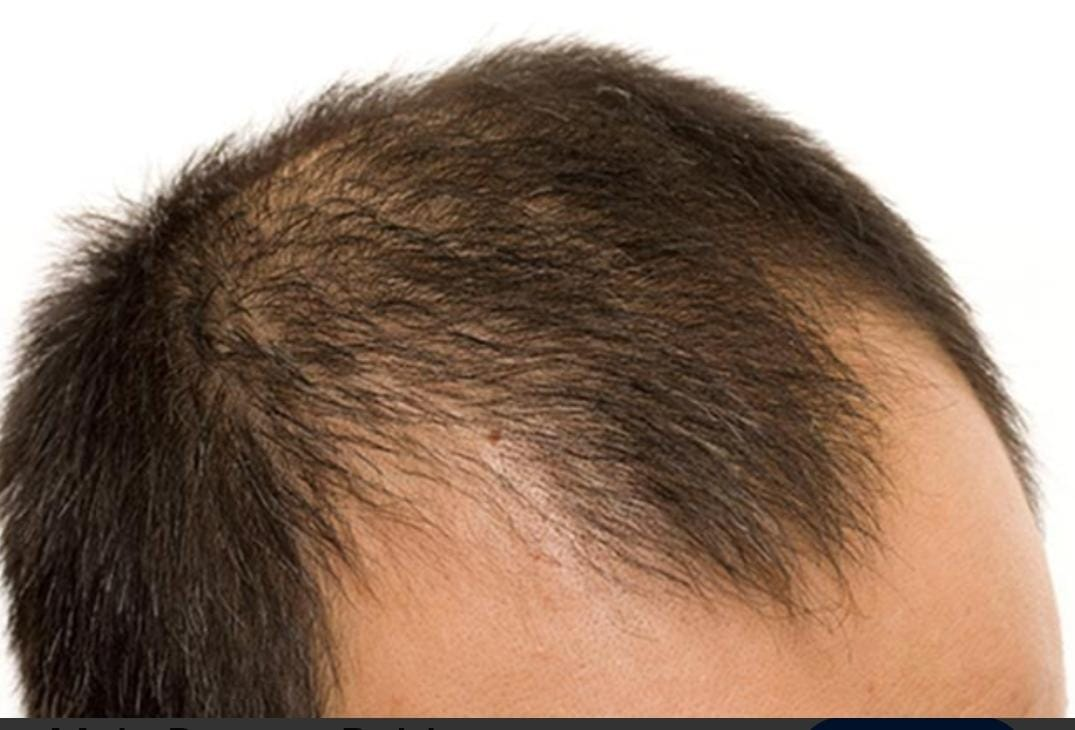
#> input picture media/scans/2026/09/WhatsApp_Image_2026-09-18_at_9.14.58_PM.jpeg, 1075 x 730 px
$ python -i trichometry_engine.py   (imports and definitions only)
#> lines starting #> are read from the running program, lines starting #| are printed output that depends on the picture; after the words box and inside, x2 and y2 are one past the last pixel; in counts of white or black regions, pixels touching at a corner belong together
"""
trichometry_engine.py
Clinical computer vision module for objective scalp and hair quantitative metrics:
1. Flakiness & White Scaly Skin Index (0-100%)
2. Scalp Erythema / Redness Index (0-100%)
3. Scalp Exposure / Hair Density Ratio (0-100%)
4. Composite Scalp Health Score (0-100)
5. Clinical Severity Staging & Targeted Active Ingredients
"""

import numpy as np
from PIL import Image

ACTIVE_INGREDIENTS = {
    "psoriasis": {
        "title": "Scalp Psoriasis Management",
        "ingredients": [
            {"name": "Salicylic Acid (3% - 6%)", "role": "Keratolytic agent to soften and remove thick silvery adherent scales"},
            {"name": "Coal Tar Solution (1% - 5%)", "role": "Suppresses epidermal hyperproliferation and relieves scalp itching"},
            {"name": "Topical Corticosteroids (Clobetasol / Betamethasone)", "role": "Potent anti-inflammatory to resolve acute erythema plaques"},
            {"name": "Calcipotriol (Vitamin D3 analog)", "role": "Normalizes keratinocyte differentiation without steroid skin thinning"}
        ],
        "wash_routine": "Medicated shampoo 2-3x per week; leave lather on scalp for 5-7 minutes before rinsing.",
        "avoid": "Physical aggressive scratching or fine-toothed scraping which triggers the Koebner phenomenon (new lesions at trauma sites)."
    },
    "seborrheic_dermatitis": {
        "title": "Seborrheic Dermatitis & Scale Control",
        "ingredients": [
            {"name": "Ketoconazole 2%", "role": "Broad-spectrum antifungal targeting Malassezia yeast colonization"},
            {"name": "Zinc Pyrithione / Selenium Sulfide 1%", "role": "Reduces sebum secretion rate and epidermal flaking"},
            {"name": "Ciclopirox Olamine 1%", "role": "Dual anti-inflammatory and fungicidal action"},
            {"name": "Mild Topical Hydrocortisone 1%", "role": "Short-term relief for intense scalp itching and redness"}
        ],
        "wash_routine": "Alternate between Ketoconazole and Zinc Pyrithione shampoos every other day during active flare-ups.",
        "avoid": "Heavy occlusive hair oils or greases (e.g. pure coconut or castor oil) which fuel Malassezia yeast proliferation."
    },
    "dandruff": {
        "title": "Anti-Dandruff Flake Control",
        "ingredients": [
            {"name": "Zinc Pyrithione (1% - 2%)", "role": "Standard first-line anti-dandruff antimicrobial"},
            {"name": "Piroctone Olamine", "role": "Gentle antifungal and soothing agent for dry flaking"},
            {"name": "Salicylic Acid (2%)", "role": "Exfoliates loose flakes along hair partings"}
        ],
        "wash_routine": "Lather 3 times weekly; rinse thoroughly with lukewarm water.",
        "avoid": "Very hot water showers and alcohol-heavy hair styling gels that dry out scalp epidermis."
    },
    "folliculitis": {
        "title": "Folliculitis & Antimicrobial Regimen",
        "ingredients": [
            {"name": "Benzoyl Peroxide Wash (5%)", "role": "Reduces follicular bacterial load (Staphylococcus)"},
            {"name": "Chlorhexidine Gluconate Scalp Cleanser", "role": "Broad-spectrum medical antiseptic wash"},
            {"name": "Topical Clindamycin / Erythromycin", "role": "Targeted antibiotic for inflamed follicular pustules"}
        ],
        "wash_routine": "Gentle antiseptic lather once daily during acute breakouts; do not pop pustules.",
        "avoid": "Heavy pomades, sharing razors or clippers, and tight non-breathable caps."
    },
    "folliculitis_decalvans": {
        "title": "Urgent Cicatricial Care",
        "ingredients": [
            {"name": "Oral Rifampicin + Clindamycin", "role": "Standard gold-standard combination prescribed by specialists"},
            {"name": "Antiseptic Chlorhexidine Scalp Solution", "role": "Topical maintenance between medical treatments"}
        ],
        "wash_routine": "Daily gentle antiseptic wash under dermatologist supervision.",
        "avoid": "Delays in treatment; this condition causes permanent irreversible follicle scarring."
    },
    "alopecia_areata": {
        "title": "Alopecia Areata Support",
        "ingredients": [
            {"name": "Intralesional Triamcinolone Acetonide", "role": "Dermatologist-administered localized immunotherapy"},
            {"name": "Topical Minoxidil 5%", "role": "Stimulates hair follicle anagen phase regrowth"},
            {"name": "Topical JAK Inhibitors", "role": "Cutting-edge targeted autoimmune cytokine suppression"}
        ],
        "wash_routine": "Sulfate-free mild nourishing shampoo daily or every other day.",
        "avoid": "Harsh chemical straightening, chemical bleaches, or traction tension."
    },
    "androgenetic_alopecia": {
        "title": "Pattern Thinning Regimen",
        "ingredients": [
            {"name": "Topical Minoxidil 5%", "role": "Vasodilator promoting follicular caliber and density"},
            {"name": "Oral Finasteride / Dutasteride", "role": "Inhibits 5-alpha reductase conversion to DHT (physician prescribed)"},
            {"name": "Ketoconazole 2% Shampoo", "role": "Mild anti-androgenic effect and scalp sebum control"}
        ],
        "wash_routine": "Apply Minoxidil twice daily to clean, dry scalp continuously.",
        "avoid": "Stopping Minoxidil abruptly once started, as regrown hair will shed."
    },
    "telogen_effluvium": {
        "title": "Telogen Effluvium Recovery",
        "ingredients": [
            {"name": "Nutritional Repletion (Iron, Ferritin, Vitamin D, Zinc)", "role": "Corrects underlying metabolic hair shedding triggers"},
            {"name": "Gentle Peptide Scalp Serums", "role": "Nourishes anagen hair matrix during shedding recovery"}
        ],
        "wash_routine": "Gentle washing 2-3 times per week; comb gently with wide-tooth comb.",
        "avoid": "Aggressive brushing, extreme calorie-restriction diets, and severe emotional stressors."
    },
    "tinea_capitis": {
        "title": "Fungal Tinea Capitis Protocol",
        "ingredients": [
            {"name": "Oral Griseofulvin or Terbinafine", "role": "Mandatory systemic antifungal to reach the hair follicle root"},
            {"name": "Ketoconazole 2% / Selenium Sulfide 2.5% Shampoo", "role": "Reduces fungal spore shedding to prevent spreading"}
        ],
        "wash_routine": "Use antifungal shampoo 2-3 times weekly alongside prescription oral tablets.",
        "avoid": "Topical-only treatment (ineffective for scalp tinea) and sharing combs or towels."
    },
    "pediculosis_capitis": {
        "title": "Pediculicide Eradication",
        "ingredients": [
            {"name": "Dimethicone 4% Lotion", "role": "Suffocates adult lice and nymphs without chemical pesticide resistance"},
            {"name": "Permethrin 1% Cream Rinse", "role": "Neurotoxic pediculicide targeting active parasites"}
        ],
        "wash_routine": "Apply to dry hair, wait full contact time, then meticulously wet-comb with metal nit comb.",
        "avoid": "Skipping repeat treatment at Day 9 (needed to kill newly hatched nits)."
    },
    "lichen_planopilaris": {
        "title": "Cicatricial Lichenoid Care",
        "ingredients": [
            {"name": "Superpotent Topical Steroid (Clobetasol Propionate)", "role": "Halt lymphocytic follicle destruction"},
            {"name": "Hydroxychloroquine (Systemic)", "role": "Immunomodulatory therapy prescribed by dermatologist"}
        ],
        "wash_routine": "Hypoallergenic, fragrance-free gentle shampoo.",
        "avoid": "Scalp friction, irritating botanical oils, and thermal hair styling."
    },
    "traction_alopecia": {
        "title": "Mechanical Hairline Restoration",
        "ingredients": [
            {"name": "Hairstyle De-Tensioning", "role": "Immediate relief of mechanical strain on marginal follicles"},
            {"name": "Topical Minoxidil 5%", "role": "Stimulates revival of early-stage stressed follicles"}
        ],
        "wash_routine": "Gentle cleansing without pulling or high-tension brushing.",
        "avoid": "Tight braids, weaves, heavy dreadlocks, high ponytails, or chemical hair relaxers."
    },
    "trichotillomania": {
        "title": "Trichotillomania Behavioral Support",
        "ingredients": [
            {"name": "Habit Reversal Training (HRT)", "role": "Clinical behavioral therapy technique to intercept pulling urges"},
            {"name": "Scalp Barrier Creams & Fingertip Protectors", "role": "Reduces sensory urge during vulnerable evening periods"}
        ],
        "wash_routine": "Cool soothing washes with aloe vera and chamomile extracts.",
        "avoid": "Self-punishment or guilt; this is a recognized neurobehavioral impulse condition."
    },
    "contact_dermatitis": {
        "title": "Allergen Elimination & Soothing",
        "ingredients": [
            {"name": "Topical Hydrocortisone 1% or Desonide", "role": "Relieves acute weeping, edema, and itching"},
            {"name": "Cool Saline Compresses", "role": "Soothes hot, inflamed epidermal skin barrier"}
        ],
        "wash_routine": "Rinse thoroughly with tepid water and fragrance-free medical wash.",
        "avoid": "Hair dyes containing p-Phenylenediamine (PPD), sulfates, and synthetic perfumes."
    },
    "normal_healthy_scalp": {
        "title": "Physiological Scalp Maintenance",
        "ingredients": [
            {"name": "Balanced pH (5.5) Cleanser", "role": "Preserves natural scalp acid mantle and microbiome"},
            {"name": "Mild Botanical Antioxidants", "role": "Maintains optimal follicular hydration"}
        ],
        "wash_routine": "Wash 2-4 times weekly depending on sebum production.",
        "avoid": "Over-washing with harsh clarifying shampoos that strip natural lipid barriers."
    }
}

def analyze_scalp_metrics(pil_image):
    """
    Computes objective quantitative computer vision metrics on the scalp image.
    Returns dictionary with:
      - flakiness_pct (0.0 - 100.0)
      - erythema_pct (0.0 - 100.0)
      - scalp_exposure_pct (0.0 - 100.0)
      - health_score (0.0 - 100.0)
      - severity_stage ("Mild", "Moderate", "Severe")
      - flakiness_badge ("Low / Clean", "Moderate Flaking", "Severe Scaling & Plaques")
      - erythema_badge ("Normal / Pale", "Mild Redness", "Severe Inflammation")
    """
    img = pil_image.convert("RGB").resize((300, 300))
    arr = np.array(img).astype(float)

    r = arr[:, :, 0]
    g = arr[:, :, 1]
    b = arr[:, :, 2]

    # 1. Brightness & Color Saturation
    brightness = (r + g + b) / 3.0
    max_c = np.maximum(np.maximum(r, g), b)
    min_c = np.minimum(np.minimum(r, g), b)
    saturation = (max_c - min_c) / (max_c + 1e-5)

    # Specular Flash Glare Mask:
    # Camera flash directly reflecting off skin/sebum creates blown-out, desaturated highlights
    glare_mask = ((brightness > 215) & (saturation < 0.22)) | ((r > 235) & (g > 220) & (b > 210))

    # 2. White Scaly Skin / Flakiness Detection:
    # Characterized by high brightness (> 145) and low-to-moderate saturation (< 0.38)
    # on hair and scalp parting regions, strictly excluding specular camera flash glares
    flake_mask = (brightness > 145) & (saturation < 0.38) & (~glare_mask)
    flakiness_pct = round(float(np.mean(flake_mask) * 100.0), 1)

    # 3. Scalp Erythema (Redness / Inflammation) Detection:
    # Elevated red channel relative to green and blue with vascular chromophore prominence (r/g >= 1.30)
    # Excludes specular camera flash glares and deep shadows
    erythema_mask = (r - g > 25) & (r - b > 18) & (r / (g + 1e-5) >= 1.30) & (brightness > 45) & (~glare_mask)
    erythema_pct = round(float(np.mean(erythema_mask) * 100.0), 1)

    # 4. Scalp Exposure / Hair Density Ratio:
    # Skin tone detection: R > G > B with moderate brightness
    skin_mask = (r > g) & (g > b) & (brightness > 50) & (brightness < 215)
    scalp_exposure_pct = round(float(np.mean(skin_mask) * 100.0), 1)

    # 5. Scalp Health Score (0 - 100):
    # A perfect healthy scalp has minimal flakiness (< 5%) and minimal erythema (< 5%)
    # Deductions are weighted based on clinical impact:
    flakiness_penalty = min(50.0, flakiness_pct * 1.8)
    erythema_penalty = min(35.0, erythema_pct * 1.5)
    exposure_penalty = min(15.0, max(0.0, (scalp_exposure_pct - 30.0) * 0.4))

    raw_health = 100.0 - (flakiness_penalty + erythema_penalty + exposure_penalty)
    health_score = round(float(max(10.0, min(100.0, raw_health))), 1)

    # Badges
    if flakiness_pct >= 18.0:
        flakiness_badge = "Severe Scaling & Plaques"
        flake_color = "#dc2626"
    elif flakiness_pct >= 8.0:
        flakiness_badge = "Moderate Flaking"
        flake_color = "#d97706"
    else:
        flakiness_badge = "Minimal / Clean Scalp"
        flake_color = "#059669"

    if erythema_pct >= 15.0:
        erythema_badge = "High Inflammation / Redness"
        erythema_color = "#dc2626"
    elif erythema_pct >= 7.0:
        erythema_badge = "Mild Erythema"
        erythema_color = "#d97706"
    else:
        erythema_badge = "Normal Physiological Tone"
        erythema_color = "#059669"

    if health_score >= 75.0:
        severity_stage = "Mild / Good Condition"
        stage_color = "#059669"
    elif health_score >= 45.0:
        severity_stage = "Moderate / Active Dermatosis"
        stage_color = "#d97706"
    else:
        severity_stage = "Severe / Clinical Intervention Advised"
        stage_color = "#dc2626"

    # Physiological Stratum Corneum Flaking Guard:
    # Minimal flaking (< 12%) without vascular erythema (< 7%) represents physiological dry skin peeling rather than active dandruff pathology
    is_physiological_flaking = (flakiness_pct < 12.0) and (erythema_pct < 7.0)

    # Morphometric sister-class detectors
    tufting_score, tufting_detected = detect_follicular_tufting(pil_image)
    stubble_score, stubble_detected = detect_fractured_stubble(pil_image)
    tension_score, tension_detected = detect_marginal_tension_gradient(pil_image)

    return {
        "flakiness_pct": flakiness_pct,
        "flakiness_badge": flakiness_badge,
        "flake_color": flake_color,
        "erythema_pct": erythema_pct,
        "erythema_badge": erythema_badge,
        "erythema_color": erythema_color,
        "scalp_exposure_pct": scalp_exposure_pct,
        "health_score": health_score,
        "severity_stage": severity_stage,
        "stage_color": stage_color,
        "is_physiological_flaking": is_physiological_flaking,
        "tufting_score": tufting_score,
        "tufting_detected": tufting_detected,
        "stubble_score": stubble_score,
        "stubble_detected": stubble_detected,
        "tension_score": tension_score,
        "tension_detected": tension_detected,
    }

def detect_follicular_tufting(pil_image):
    """
    Detects tufted folliculitis / polytrichia (multiple hair shafts emerging from single dilated ostia)
    with yellowish peripilar crusts characteristic of folliculitis decalvans.
    """
    img = pil_image.convert("RGB").resize((300, 300))
    arr = np.array(img).astype(np.float32)
    r, g, b = arr[:, :, 0], arr[:, :, 1], arr[:, :, 2]
    gray = np.mean(arr, axis=2)

    hair_mask = (gray < 85) & (r < 95) & (g < 90) & (b < 85)
    crust_mask = (r > 170) & (g > 130) & (b < 120) & (r - b > 40)

    h_blocks = hair_mask.reshape(20, 15, 20, 15).sum(axis=(1, 3))
    c_blocks = crust_mask.reshape(20, 15, 20, 15).sum(axis=(1, 3))

    tuft_candidates = (h_blocks >= 28) & (c_blocks >= 3)
    num_tufts = int(np.sum(tuft_candidates))
    tufting_score = round(float(min(1.0, num_tufts * 0.25 + np.mean(c_blocks) * 0.05)), 2)
    tufting_detected = bool(num_tufts >= 2 or (num_tufts >= 1 and np.sum(c_blocks) >= 15))
    return tufting_score, tufting_detected

def detect_fractured_stubble(pil_image):
    """
    Quantifies fractured hair stubble of irregular short lengths and mechanical petechiae
    characteristic of trichotillomania, distinguishing from smooth bald skin of alopecia areata.
    """
    from scipy import ndimage
    img = pil_image.convert("RGB").resize((300, 300))
    arr = np.array(img).astype(np.float32)
    r, g, b = arr[:, :, 0], arr[:, :, 1], arr[:, :, 2]
    gray = np.mean(arr, axis=2)

    hair_mask = (gray < 85) & (r < 95) & (g < 90)
    petechiae_mask = (r > 135) & (g < 65) & (b < 65)

    labeled, num_features = ndimage.label(hair_mask)
    if num_features > 5:
        sizes = ndimage.sum(hair_mask, labeled, range(1, min(num_features + 1, 250)))
        sizes = np.array(sizes)
        short_stubs = int(np.sum((sizes >= 3) & (sizes <= 35)))
    else:
        short_stubs = 0

    petechiae_count = int(np.sum(petechiae_mask))
    stubble_score = round(float(min(1.0, (short_stubs / 40.0) * 0.6 + (petechiae_count / 15.0) * 0.4)), 2)
    stubble_detected = bool(short_stubs >= 18 or (short_stubs >= 10 and petechiae_count >= 5))
    return stubble_score, stubble_detected

def detect_marginal_tension_gradient(pil_image):
    """
    Quantifies directional hair density asymmetry along hairline borders capturing the
    marginal fringe sign characteristic of traction alopecia vs diffuse vertex thinning.
    """
    img = pil_image.convert("RGB").resize((300, 300))
    arr = np.array(img).astype(np.float32)
    gray = np.mean(arr, axis=2)
    hair_mask = (gray < 85).astype(np.float32)

    top_half = float(np.mean(hair_mask[:120, :]))
    bottom_half = float(np.mean(hair_mask[180:, :]))
    left_half = float(np.mean(hair_mask[:, :120]))
    right_half = float(np.mean(hair_mask[:, 180:]))

    v_diff = abs(top_half - bottom_half)
    h_diff = abs(left_half - right_half)
    max_diff = max(v_diff, h_diff)

    tension_score = round(float(min(1.0, max_diff * 2.5)), 2)
    tension_detected = bool(max_diff >= 0.28)
    return tension_score, tension_detected

# [95 lines left out: functions get_treatment_recommendation, compute_recovery_comparison, not called in this run]

>>> from PIL import Image
>>> picture = Image.open('../media/scans/2026/09/WhatsApp_Image_2026-09-18_at_9.14.58_PM.jpeg')
#> picture is the input picture: PIL image 1075x730 RGB; mean R, G, B 149.1, 125.7, 109.6
>>> result = analyze_scalp_metrics(picture)
#> in analyze_scalp_metrics, `saturation = (max_c - min_c) / (max_c + 1e-5)`:
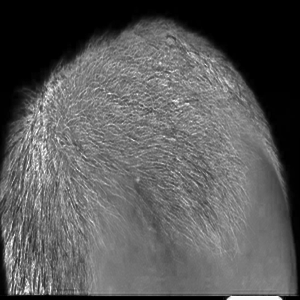
#> saturation: shape (300, 300) float64; min 0, max 1, mean 0.35
#> in analyze_scalp_metrics, `glare_mask = ((brightness > 215) & (saturation < 0.22)) | ((r > 235) &..`:
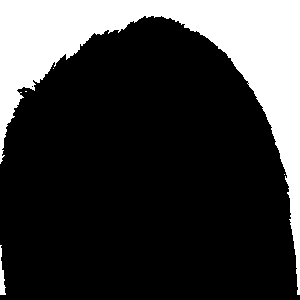
#> glare_mask: shape (300, 300) bool; 23.1% white; 5 white regions (3 under 20 px), largest, box (x1, y1, x2, y2) and area: (0, 0, 300, 295) 20609, (0, 245, 6, 295) 159
#> in analyze_scalp_metrics, `flake_mask = (brightness > 145) & (saturation < 0.38) & (~glare_mask)`:
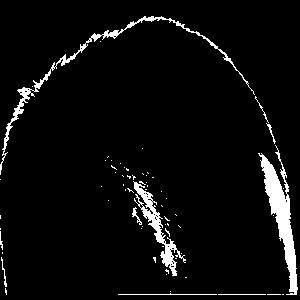
#> flake_mask: shape (300, 300) bool; 5% white; 65 white regions (55 under 20 px), largest, box (x1, y1, x2, y2) and area: (258, 145, 298, 295) 1820, (0, 16, 255, 175) 1191, (133, 181, 186, 276) 950
#> in analyze_scalp_metrics, `flakiness_pct = round(float(np.mean(flake_mask) * 100.0), 1)`: flakiness_pct = 5
#> in analyze_scalp_metrics, `erythema_mask = (r - g > 25) & (r - b > 18) & (r / (g + 1e-5) >= 1.30)..`:
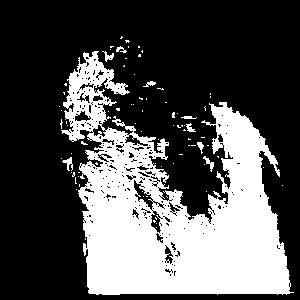
#> erythema_mask: shape (300, 300) bool; 32% white; 83 white regions (74 under 20 px), largest, box (x1, y1, x2, y2) and area: (61, 51, 294, 295) 28197, (62, 157, 73, 171) 68, (203, 156, 214, 172) 60
#> in analyze_scalp_metrics, `erythema_pct = round(float(np.mean(erythema_mask) * 100.0), 1)`: erythema_pct = 32
#> in analyze_scalp_metrics, `skin_mask = (r > g) & (g > b) & (brightness > 50) & (brightness < 215)`:
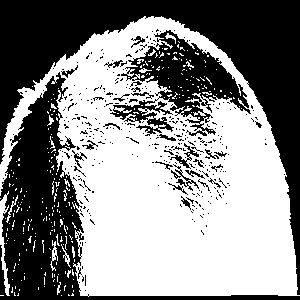
#> skin_mask: shape (300, 300) bool; 54% white; 336 black regions (305 under 20 px), largest, box (x1, y1, x2, y2) and area: (0, 0, 300, 295) 20621, (0, 72, 300, 300) 12786, (110, 30, 251, 136) 5704
#> in analyze_scalp_metrics, `scalp_exposure_pct = round(float(np.mean(skin_mask) * 100.0), 1)`: scalp_exposure_pct = 54
#> in analyze_scalp_metrics, `flakiness_penalty = min(50.0, flakiness_pct * 1.8)`: flakiness_penalty = 9
#> in analyze_scalp_metrics, `erythema_penalty = min(35.0, erythema_pct * 1.5)`: erythema_penalty = 35
#> in analyze_scalp_metrics, `exposure_penalty = min(15.0, max(0.0, (scalp_exposure_pct - 30.0) * 0...`: exposure_penalty = 9.6
#> in analyze_scalp_metrics, `raw_health = 100.0 - (flakiness_penalty + erythema_penalty + exposure_..`: raw_health = 46.4
#> in analyze_scalp_metrics, `is_physiological_flaking = (flakiness_pct < 12.0) and (erythema_pct < ..`: is_physiological_flaking = False
#> in detect_follicular_tufting, `num_tufts = int(np.sum(tuft_candidates))`: num_tufts = 17
#> in detect_follicular_tufting, `tufting_score = round(float(min(1.0, num_tufts * 0.25 + np.mean(c_bloc..`: tufting_score = 1
#> in detect_follicular_tufting, `tufting_detected = bool(num_tufts >= 2 or (num_tufts >= 1 and np.sum(c..`: tufting_detected = True
#> in analyze_scalp_metrics, `tufting_score, tufting_detected = detect_follicular_tufting(pil_image)`: tufting_score = 1; tufting_detected = True
#> in detect_fractured_stubble, `labeled, num_features = ndimage.label(hair_mask)`:
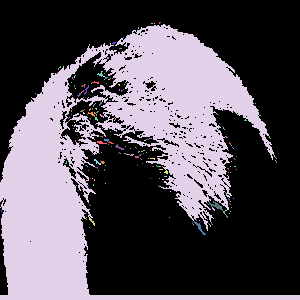
#> labeled: shape (300, 300) int32; 236 distinct labels, from 0 to 235; one colour per label, 0 black
#> in detect_fractured_stubble, `labeled, num_features = ndimage.label(hair_mask)`: num_features = 235
#> in detect_fractured_stubble, `sizes = ndimage.sum(hair_mask, labeled, range(1, min(num_features + 1,..`: sizes = 235 values, max 33445 at index 3, min 1 at index 2, mean 145.2
#> in detect_fractured_stubble, `short_stubs = int(np.sum((sizes >= 3) & (sizes <= 35)))`: short_stubs = 56
#> in detect_fractured_stubble, `petechiae_count = int(np.sum(petechiae_mask))`: petechiae_count = 0
#> in detect_fractured_stubble, `stubble_score = round(float(min(1.0, (short_stubs / 40.0) * 0.6 + (pet..`: stubble_score = 0.84
#> in detect_fractured_stubble, `stubble_detected = bool(short_stubs >= 18 or (short_stubs >= 10 and pe..`: stubble_detected = True
#> in analyze_scalp_metrics, `stubble_score, stubble_detected = detect_fractured_stubble(pil_image)`: stubble_score = 0.84; stubble_detected = True
#> in detect_marginal_tension_gradient, `hair_mask = (gray < 85).astype(np.float32)`:
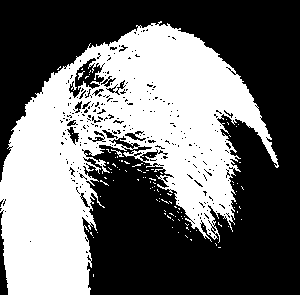
#> hair_mask: shape (300, 300) float32; values 0 (black) and 1 (white), 43.8% white; 102 white regions (99 under 20 px), largest, box (x1, y1, x2, y2) and area: (0, 21, 300, 300) 39068, (111, 149, 124, 157) 28, (78, 71, 85, 80) 23
#> in detect_marginal_tension_gradient, `top_half = float(np.mean(hair_mask[:120, :]))`: top_half = 0.397
#> in detect_marginal_tension_gradient, `bottom_half = float(np.mean(hair_mask[180:, :]))`: bottom_half = 0.388
#> in detect_marginal_tension_gradient, `left_half = float(np.mean(hair_mask[:, :120]))`: left_half = 0.562
#> in detect_marginal_tension_gradient, `right_half = float(np.mean(hair_mask[:, 180:]))`: right_half = 0.301
#> in detect_marginal_tension_gradient, `v_diff = abs(top_half - bottom_half)`: v_diff = 0.00897
#> in detect_marginal_tension_gradient, `h_diff = abs(left_half - right_half)`: h_diff = 0.261
#> in detect_marginal_tension_gradient, `tension_score = round(float(min(1.0, max_diff * 2.5)), 2)`: tension_score = 0.65
#> in detect_marginal_tension_gradient, `tension_detected = bool(max_diff >= 0.28)`: tension_detected = False
#> in analyze_scalp_metrics, `tension_score, tension_detected = detect_marginal_tension_gradient(pil..`: tension_score = 0.65; tension_detected = False
#> result = 17 items
